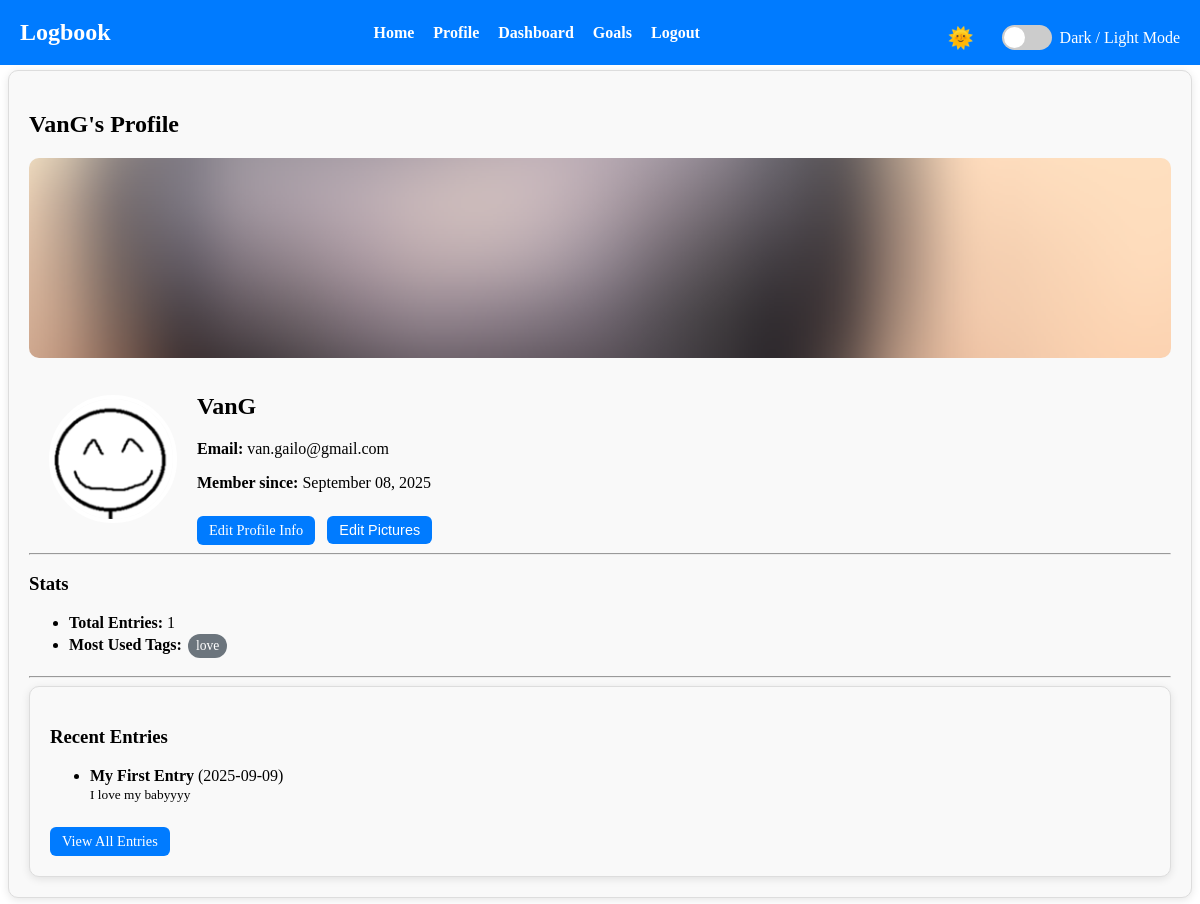
The app's page /profile (signed in), older data.
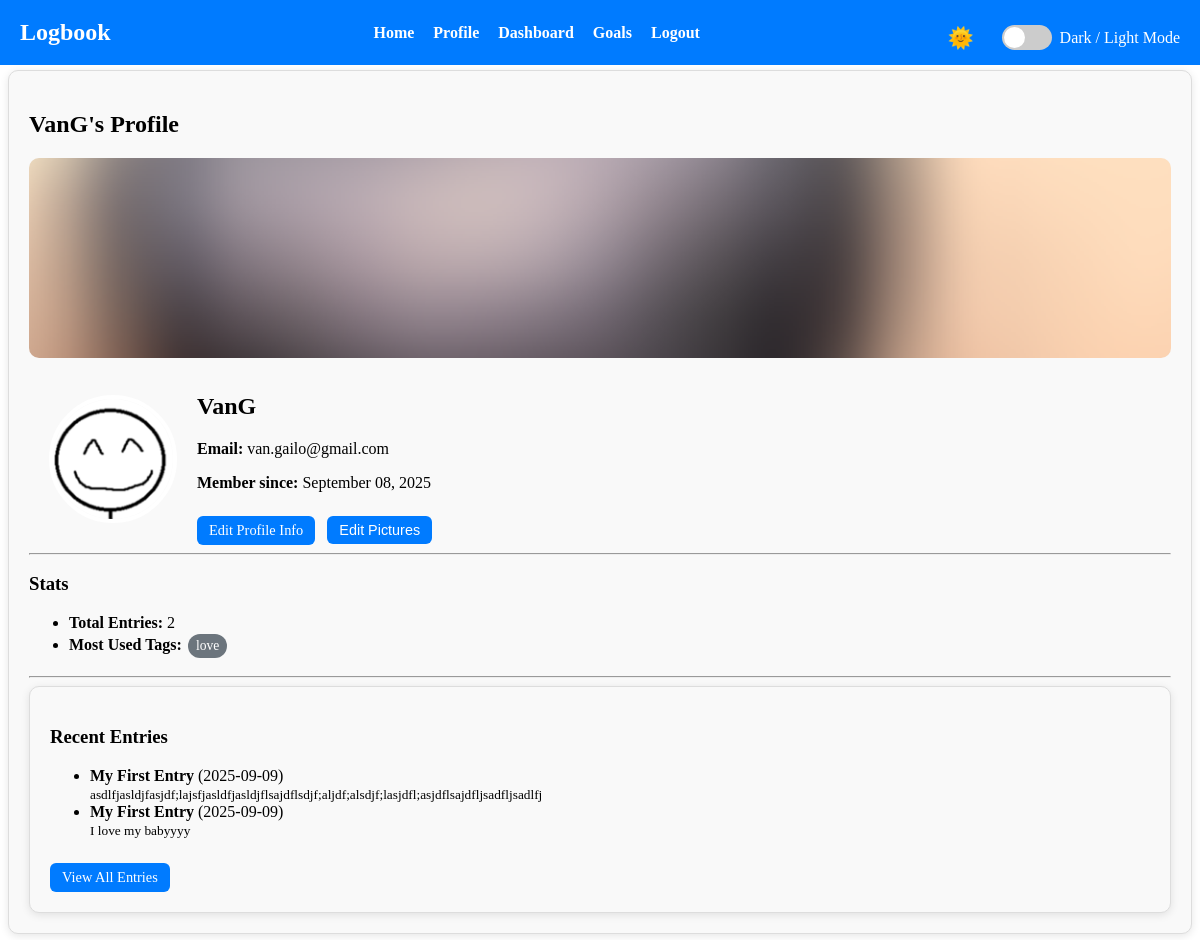
The same page, newer data.
### app/models.py (models this page shows, shortened)
class Entry(db.Model):
    id = db.Column(db.Integer, primary_key=True)
    title = db.Column(db.String(200), nullable=False)
    content = db.Column(db.Text, nullable=False)
    date_posted = db.Column(db.DateTime, default=datetime.utcnow)
    user_id = db.Column(db.Integer, db.ForeignKey('user.id'), nullable=False)
    tags = db.Column(db.String(100))

### app/routes.py (the view)
@main.route("/profile")
@login_required
def profile():
    recent_entries = (
        Entry.query.filter_by(author=current_user)
        .order_by(Entry.date_posted.desc())
        .limit(3)
        .all()
    )
    total_entries = Entry.query.filter_by(author=current_user).count()
    from collections import Counter
    all_tags = []
    for entry in current_user.entries:
        if entry.tags:
            all_tags.extend([tag.strip() for tag in entry.tags.split(",")])
    most_common_tags = [tag for tag, _ in Counter(all_tags).most_common(3)]
    return render_template(
        "profile.html",
        user=current_user,
        recent_entries=recent_entries,
        total_entries=total_entries,
        most_common_tags=most_common_tags
    )

### app/__init__.py (called while the page is built)
@login_manager.user_loader
def load_user(user_id):
    from .models import User
    return User.query.get(int(user_id))

### app/templates/profile.html (shortened to what this page needs)
{% extends "base.html" %}
{% block content %}
<h2>{{ user.username }}'s Profile</h2>
<div class="cover-container"
     style="background-image: url('{{ url_for('static', filename='cover_pics/' ~ (user.cover_image or 'default_cover.jpg')) }}'); height:200px; background-size:cover; background-position:center;">
</div>
<div class="profile-header" style="display: flex; align-items: center; margin-top: -60px; padding-left: 20px;">
    <img id="profilePicMain"
         src="{{ url_for('static', filename='profile_pics/' ~ (user.profile_image or 'default_profile.png')) }}"
         alt="Profile picture" class="profile-pic"
         style="width:120px; height:120px; border-radius:50%; border:4px solid white;">
    <div class="profile-info" style="margin-left: 20px;">
        <h2>{{ user.username }}</h2>
        <p><strong>Email:</strong> {{ user.email }}</p>
        <p><strong>Member since:</strong> {{ user.date_joined.strftime('%B %d, %Y') }}</p>
        <a href="{{ url_for('main.edit_profile') }}" class="btn">Edit Profile Info</a>
        <button onclick="openModal()" class="btn">Edit Pictures</button>
    </div>
</div>
<hr>
<div class="profile-stats">
    <h3>Stats</h3>
    <ul>
        <li><strong>Total Entries:</strong> {{ total_entries }}</li>
        <li><strong>Most Used Tags:</strong>
            {% if most_common_tags %}
                {% for tag in most_common_tags %}
                    <a href="{{ url_for('main.dashboard', tag=tag) }}" class="tag-link">{{ tag }}</a>{% if not loop.last %}, {% endif %}
                {% endfor %}
            {% else %}
                No tags yet
            {% endif %}
        </li>
    </ul>
</div>
<hr>
<div class="recent-entries">
    <h3>Recent Entries</h3>
    {% if recent_entries %}
        <ul>
            {% for entry in recent_entries %}
                <li>
                    <strong>{{ entry.title }}</strong> ({{ entry.date_posted.strftime('%Y-%m-%d') }})<br>
                    <small>{{ entry.content[:100] }}{% if entry.content|length > 100 %}...{% endif %}</small>
                </li>
            {% endfor %}
        </ul>
        <a href="{{ url_for('main.dashboard') }}" class="btn">View All Entries</a>
    {% else %}
        <p>No entries yet. <a href="{{ url_for('main.add_entry') }}">Add your first entry</a></p>
    {% endif %}
</div>
<link href="https://cdnjs.cloudflare.com/ajax/libs/cropperjs/1.5.13/cropper.min.css" rel="stylesheet"/>
{% endblock %}

Row changes from the older to the newer data that the page shows:
added Entry: title "My First Entry", date_posted "2025-09-09", content "asdlfjasldjfasjdf;lajsfjasldfjasldjflsajdflsdjf;aljdf;alsdjf;lasjdfl;asjdflsajdfljsadfljsadlfj", shown under "Recent Entries"
Text that changed along with them:
{{ total_entries }}: "1" → "2"
